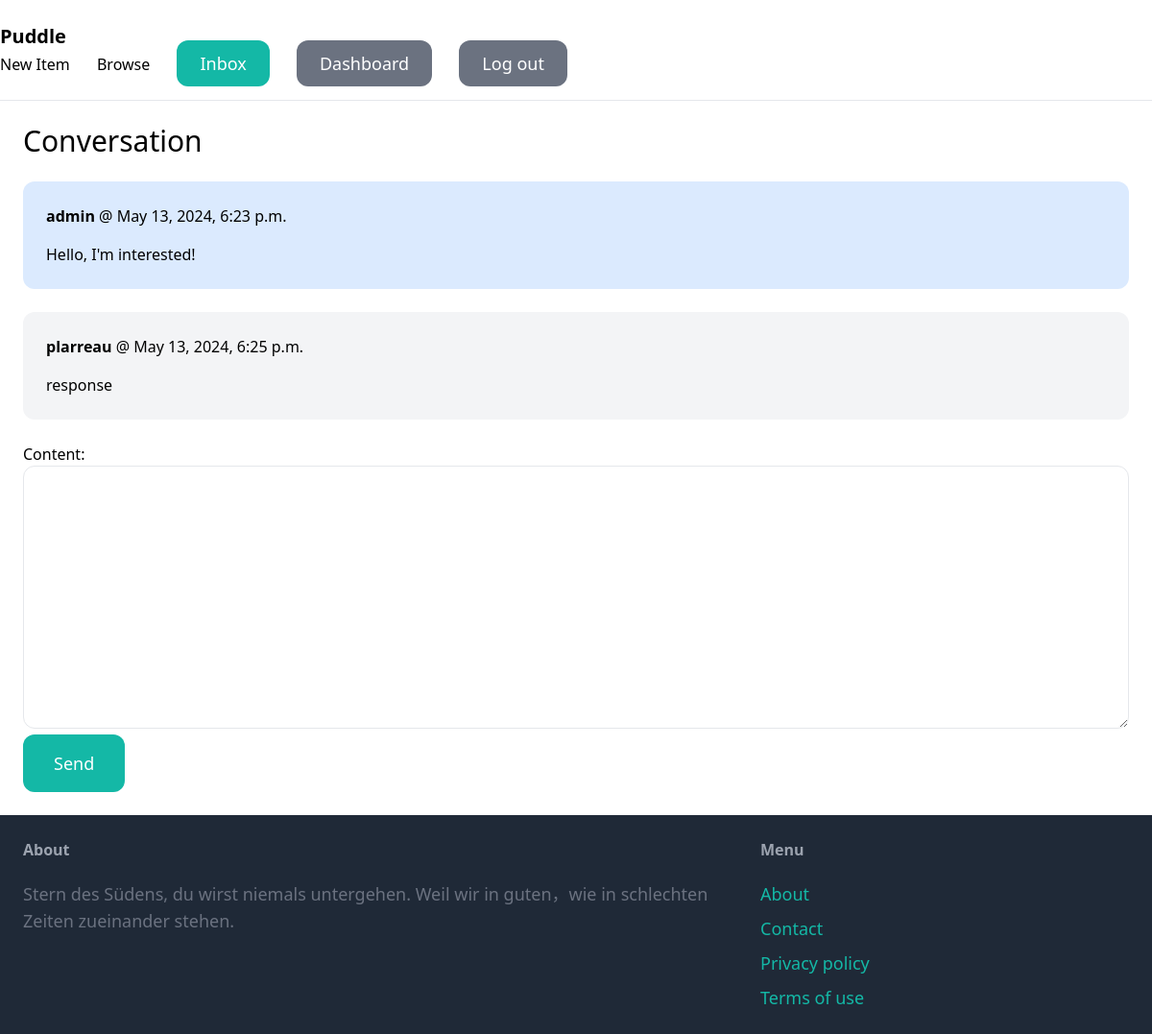
The app's page /inbox/5/ (signed in) with its own data.
### conversation/models.py (models this page shows)
class ConversationMessage(models.Model):
    conversation = models.ForeignKey(Conversation, related_name='messages', on_delete=models.CASCADE)
    content = models.TextField()
    created_at = models.DateTimeField(auto_now_add=True)
    created_by = models.ForeignKey(User, related_name='created_messages', on_delete=models.CASCADE)

### conversation/views.py (the view)
# urls.py: path('<int:pk>/', views.detail, name='detail'),
@login_required
def detail(request, pk):
    conversation = Conversation.objects.filter(members__in=[request.user.id]).get(pk=pk)
    if request.method == 'POST':
        form = ConversationMessageForm(request.POST)
        if form.is_valid():
            conversation_message = form.save(commit=False)
            conversation_message.conversation = conversation
            conversation_message.created_by = request.user
            conversation_message.save()
            conversation.save()
            return redirect('conversation:detail', pk=pk)
    else:
        form = ConversationMessageForm()
    return render(request, 'conversation/detail.html', {
        'conversation': conversation,
        'form': form
    })

### conversation/forms.py
class ConversationMessageForm(forms.ModelForm):
    class Meta:
        model = ConversationMessage
        fields = ('content',)
        widgets = {
            'content': forms.Textarea(attrs={
                'class': 'w-full py-4 p-6 rounded-xl border'
            })
        }

### conversation/templates/conversation/detail.html (shortened to what this page needs)
{% extends 'core/base.html' %}
{% block content %}
<h1 class="mb-6 text-3xl">Conversation</h1>
<div class="space-y-6">
    {% for message in conversation.messages.all %}
        <div class="p-6 flex {% if message.created_by == request.user %}bg-blue-100{% else %}bg-gray-100{% endif %} rounded-xl">
            <div>
                <p class="mb-4"><strong>{{ message.created_by.username }}</strong> @ {{ message.created_at }}</p>
                <p>{{ message.content }}</p>
            </div>
        </div>
    {% endfor %}
</div>
<form method="post" action="." class="mt-6">
    {{ form.as_p }}
    <button class="py-4 px-8 text-lg bg-teal-500 hover:bg-teal-700 rounded-xl text-white">Send</button>
</form>
{% endblock %}

### records on screen
ConversationMessage: created_by.username "admin", created_at "May 13, 2024, 6:23 p.m.", content "Hello, I'm interested!"
ConversationMessage: created_by.username "plarreau", created_at "May 13, 2024, 6:25 p.m.", content "response"
